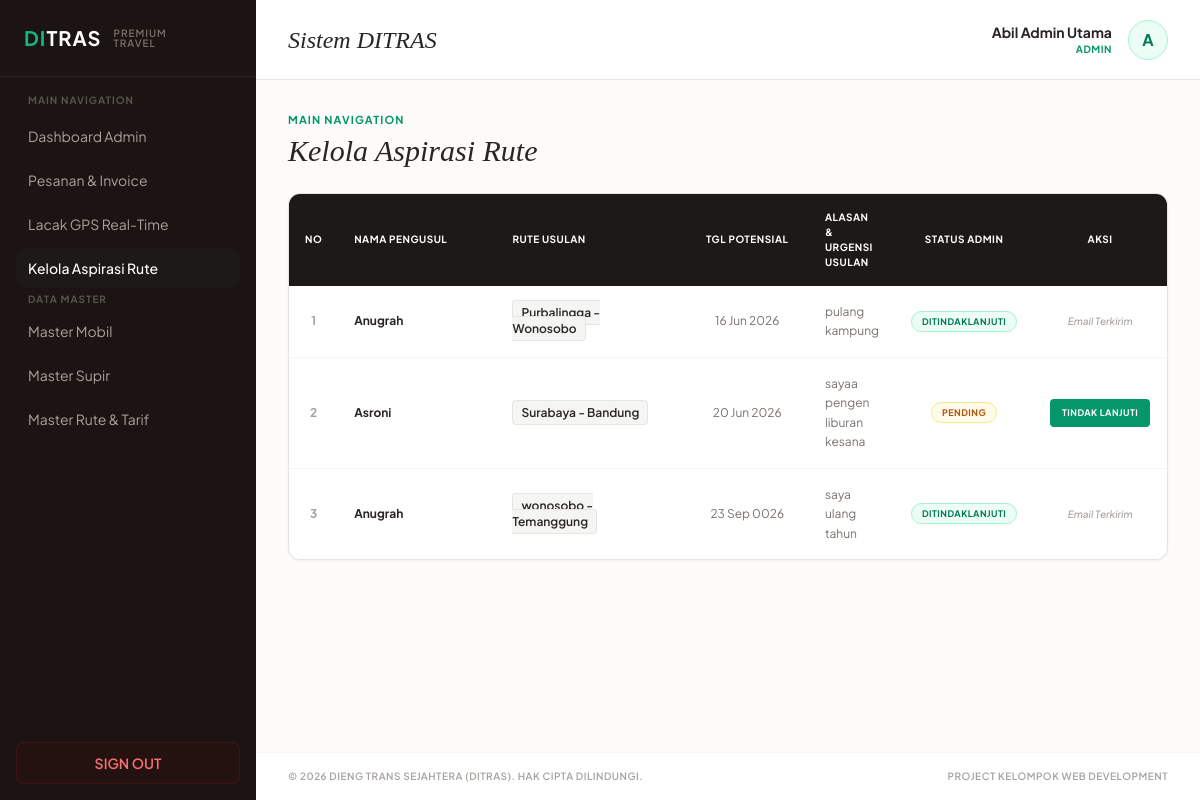
The page /pages/admin/kelola-aspirasi.php on the database its author committed.
### tables this page shows
CREATE TABLE `aspirasi_rute` (
  `id` int(11) NOT NULL,
  `pembeli_id` int(11) NOT NULL,
  `rute_usulan` varchar(100) NOT NULL,
  `tanggal_potensial` date NOT NULL,
  `alasan_usulan` text DEFAULT NULL,
  `status_aspirasi` enum('pending','ditindaklanjuti') DEFAULT 'pending',
  `tanggal_kirim` timestamp NOT NULL DEFAULT current_timestamp()
);

CREATE TABLE `users` (
  `id` int(11) NOT NULL,
  `nama` varchar(100) NOT NULL,
  `username` varchar(100) DEFAULT NULL,
  `email` varchar(100) NOT NULL,
  `nomor_hp` varchar(15) NOT NULL,
  `password` varchar(255) NOT NULL,
  `role` enum('admin','supir','pembeli') NOT NULL DEFAULT 'pembeli',
  `created_at` timestamp NOT NULL DEFAULT current_timestamp()
);

### pages/admin/kelola-aspirasi.php (the view, shortened to what this page needs)
<?php
require_once __DIR__ . '/../../config/database.php';
$data_aspirasi = [];
try {
    $query = "SELECT aspirasi_rute.*, users.nama AS nama_pembeli
              FROM aspirasi_rute
              LEFT JOIN users ON aspirasi_rute.pembeli_id = users.id
              ORDER BY aspirasi_rute.id DESC";
    $stmt = $pdo->query($query);
    $data_aspirasi = $stmt->fetchAll(PDO::FETCH_ASSOC);
} catch (PDOException $e) {
    $error_msg = "Gagal memuat data: " . $e->getMessage();
}
?>
<!DOCTYPE html>
<html lang="id">
<head>
    <script src="https://cdn.tailwindcss.com"></script>
</head>
<body class="bg-[#fcfbfa] text-stone-800 min-h-screen flex">
    <aside class="w-64 bg-[#1c1412] text-stone-400 flex flex-col justify-between min-h-screen fixed top-0 left-0 z-20">
        <div>
            <div class="p-6 border-b border-stone-800 flex items-center gap-3">
                <div class="text-emerald-500 font-bold text-xl tracking-wider">DI<span class="text-white">TRAS</span></div>
                <div class="text-[10px] text-stone-500 tracking-widest uppercase font-semibold leading-none">Premium<br>Travel</div>
            </div>
            <nav class="p-4 space-y-1">
                <p class="px-3 text-[10px] font-bold tracking-widest text-stone-600 uppercase mb-2">Main Navigation</p>
                <a href="dashboard.php" class="flex items-center px-3 py-2.5 text-sm rounded-lg hover:bg-stone-900 transition">Dashboard Admin</a>
                <a href="pesanan.php" class="flex items-center px-3 py-2.5 text-sm rounded-lg hover:bg-stone-900 transition">Pesanan & Invoice</a>
                <a href="lacak-gps.php" class="flex items-center px-3 py-2.5 text-sm rounded-lg hover:bg-stone-900 transition">Lacak GPS Real-Time</a>
                <a href="kelola-aspirasi.php" class="flex items-center px-3 py-2.5 text-sm rounded-lg bg-stone-900 text-white font-medium transition">Kelola Aspirasi Rute</a>
                <p class="px-3 text-[10px] font-bold tracking-widest text-stone-600 uppercase mt-6 mb-2">Data Master</p>
                <a href="master-mobil.php" class="flex items-center px-3 py-2.5 text-sm rounded-lg hover:bg-stone-900 transition">Master Mobil</a>
                <a href="master-supir.php" class="flex items-center px-3 py-2.5 text-sm rounded-lg hover:bg-stone-900 transition">Master Supir</a>
                <a href="master-rute.php" class="flex items-center px-3 py-2.5 text-sm rounded-lg hover:bg-stone-900 transition">Master Rute & Tarif</a>
            </nav>
        </div>
        <div class="p-4">
            <a href="logout.php" class="flex items-center justify-center w-full px-3 py-2.5 text-sm font-semibold text-red-400 bg-red-950/20 hover:bg-red-950/40 border border-red-900/30 rounded-lg transition">SIGN OUT</a>
        </div>
    </aside>
    <div class="flex-1 flex flex-col min-w-0 pl-64">
        <header class="bg-white border-b border-stone-200 h-20 flex items-center justify-between px-8 sticky top-0 z-10">
            <h1 class="serif-title text-2xl italic text-stone-800">Sistem DITRAS</h1>
            <div class="flex items-center gap-4">
                <div class="text-right">
                    <p class="text-sm font-bold text-stone-800">Abil Admin Utama</p>
                    <p class="text-[10px] font-bold tracking-wider text-emerald-600 uppercase">Admin</p>
                </div>
                <div class="w-10 h-10 rounded-full bg-emerald-50 border border-emerald-200 flex items-center justify-center font-bold text-emerald-700">A</div>
            </div>
        </header>
        <main class="p-8 w-full mx-auto flex-1">
            <div class="mb-6">
                <p class="text-[11px] font-bold tracking-widest text-emerald-600 uppercase">Main Navigation</p>
                <h2 class="serif-title text-3xl italic text-stone-800 mt-1">Kelola Aspirasi Rute</h2>
            </div>
            <div class="bg-white rounded-xl border border-stone-200 shadow-sm overflow-hidden">
                <table class="w-full text-left border-collapse">
                    <thead>
                        <tr class="bg-stone-900 text-white text-[10px] uppercase tracking-wider font-bold">
                            <th class="p-4 text-center w-12">No</th>
                            <th class="p-4 w-44">Nama Pengusul</th>
                            <th class="p-4 w-52">Rute Usulan</th>
                            <th class="p-4 w-32 text-center">Tgl Potensial</th>
                            <th class="p-4">Alasan & Urgensi Usulan</th>
                            <th class="p-4 text-center w-28">Status Admin</th>
                            <th class="p-4 text-center w-36">Aksi</th>
                        </tr>
                    </thead>
                    <tbody class="divide-y divide-stone-100 text-xs text-stone-600">
                        <?php
                        $no = 1;
                        if (!empty($data_aspirasi)) :
                            foreach ($data_aspirasi as $row) :
                                $badge_color = ($row['status_aspirasi'] === 'ditindaklanjuti')
                                    ? "bg-emerald-50 text-emerald-700 border-emerald-200"
                                    : "bg-amber-50 text-amber-700 border-amber-200";
                        ?>
                            <tr class="hover:bg-stone-50/50 transition">
                                <td class="p-4 text-center font-bold text-stone-400"><?= $no++; ?></td>
                                <td class="p-4 font-bold text-stone-800">
                                    <?= htmlspecialchars($row['nama_pembeli'] ?? 'User ID #'.$row['pembeli_id']); ?>
                                </td>
                                <td class="p-4">
                                    <span class="px-2 py-1 bg-stone-100 border border-stone-200 text-stone-800 font-semibold rounded">
                                        <?= htmlspecialchars($row['rute_usulan']); ?>
                                    </span>
                                </td>
                                <td class="p-4 text-center whitespace-nowrap text-stone-500">
                                    <?= date('d M Y', strtotime($row['tanggal_potensial'])); ?>
                                </td>
                                <td class="p-4 leading-relaxed text-stone-500">
                                    <?= nl2br(htmlspecialchars($row['alasan_usulan'])); ?>
                                </td>
                                <td class="p-4 text-center">
                                    <span class="px-2.5 py-1 text-[9px] font-bold uppercase tracking-wider rounded-full border <?= $badge_color; ?>">
                                        <?= htmlspecialchars($row['status_aspirasi']); ?>
                                    </span>
                                </td>
                                <td class="p-4 text-center">
                                    <?php if ($row['status_aspirasi'] === 'pending') : ?>
                                        <a href="kelola-aspirasi.php?action=tindak&id=<?= $row['id']; ?>" class="inline-block bg-emerald-600 text-white px-3 py-1.5 rounded font-bold text-[9px] uppercase tracking-wider hover:bg-emerald-700 transition">
                                            Tindak Lanjuti
                                        </a>
                                    <?php else : ?>
                                        <span class="text-stone-400 font-medium italic text-[10px]">Email Terkirim</span>
                                    <?php endif; ?>
                                </td>
                            </tr>
                        <?php
                            endforeach;
                        endif; ?>
                    </tbody>
                </table>
            </div>
        </main>
        <footer class="px-8 py-4 bg-white border-t border-stone-100 text-center md:text-left md:flex md:justify-between text-[10px] font-semibold text-stone-400 uppercase tracking-wider">
            <span>© 2026 Dieng Trans Sejahtera (DITRAS). Hak Cipta Dilindungi.</span>
            <span class="mt-1 md:mt-0">Project Kelompok Web Development</span>
        </footer>
    </div>
</body>
</html>

### pages/admin/kelola-aspirasi.php (style rules this page uses)
body { font-family: 'Plus Jakarta Sans', sans-serif; }
.serif-title { font-family: 'Playfair Display', serif; }

### rows shown on the page
aspirasi_rute: pembeli.nama "Anugrah", rute_usulan "Purbalingga - Wonosobo", tanggal_potensial "16 Jun 2026", alasan_usulan "pulang kampung", status_aspirasi "DITINDAKLANJUTI", shows "Email Terkirim"
aspirasi_rute: pembeli.nama "Asroni", rute_usulan "Surabaya - Bandung", tanggal_potensial "20 Jun 2026", alasan_usulan "sayaa pengen liburan kesana", status_aspirasi "PENDING"
aspirasi_rute: pembeli.nama "Anugrah", rute_usulan "wonosobo - Temanggung", tanggal_potensial "23 Sep 0026", alasan_usulan "saya ulang tahun", status_aspirasi "DITINDAKLANJUTI", shows "Email Terkirim"
